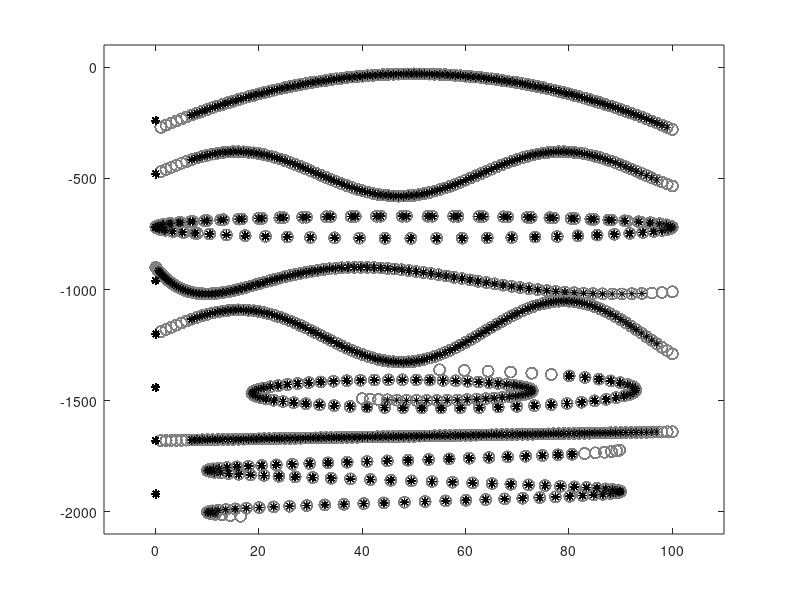

Here is the MATLAB script that generated this plot:
%LKHavParabolaFtestDiffMatrixOrderOct9dEXCELLENTcorrCol.m - This gives
%correct output with the flipping of columns and rows.

%LKHavParabolaFtestDiffMatrixOrderOct9.m - Test a different order to see
%how to write it in paper.

%LKHavParabolaFallFuncsForFIGUREXCELLENTwithNOTES.m - This adds notes about
%the function of the network.
%FASTER just plots the full array once for each trajectory (not
%sequentially within the prediction loop).

%LKHatWorksForSineCosStraightLineFixedBugEXCELLENTsaveThis.m - Got it to
%work for straight lines or sine waves in either dimension (problem was
%that 3x3 for Wy was being computed AFTER the 2xvX2 option.  Now it works for
%straight lines!

%This script plots a trajectory based on functions of x and y.  It uses the
%corner representation to extra the velocity between sequential points, and
%then the acceleration between sequential velocities. Then it creates a
%position, velocity, acceleration array to compute the dynamics of the
%network and predict the equation. Actual function is shown with red
%circles. Predicted function is shown with blue asterisks. The network can
%accurately predict sine, cosine, circle, straight lines, and quadratic
%polynomials. It cannot do cubic.  Exponentials work but only if the
%starting values are large enough (it runs into rounding errors because the
%matrix is being raised to ^tt).
close all
clear all
figure('Position',[10 600 400 1200]);
fig2D=gcf; axvX2D=gca; colormap(gray); 

%Code for selecting subplots
numplots=1;
h=zeros(1,numplots);
for k=1:numplots %number of subplots
    h(k)=subplot(1,numplots,k);
end

tic
TT=100; %Number of steps/elements for each trajectory
step=0.1 %Step size in time
time=[step:step:step*TT]'; %Time scale set by step size and duration

limit=6; %Step number for starting predictions. Can't be lower than 6, but 
%works with higher numbers (more empty, unpredicted circles)


axes(h(1));

%%MAIN LOOP RUNS THROUGH DIFFERENT TRAJECTORY SHAPES
for func=1:8; %1=parabola, 2=sine, 3=circle (max=8)

    %CREATE THE ARRAYS FOR THE INTERNAL AGENT
xv=zeros(TT,6);
predx=zeros(TT,3);
predy=zeros(TT,3);
corxva=zeros(TT,3);
coryva=zeros(TT,3);
corner=ones(3,3); %Corner will be the "object" that follows the trajectory

%%THIS SECTION CREATES THE INPUT FUNCTIONS THAT ARE BEING PREDICTED.
if func==1
    for tt=1:TT
        xv(tt,1)=10*time(tt); %cos(time(tt)); %
        xv(tt,4)=-40 + 100*time(tt) - 10*time(tt).^2; %sin(time(tt));
    end
elseif func==2
    xv(:,1)=10*time; %
    xv(:,4)=100*sin(time);
elseif func==3
    xv(:,1)=50+50*cos(time); %
    xv(:,4)=50*sin(time);
elseif func==4
    xv(:,1)=1*time.^2; %
    xv(:,4)=60*cos(time);
elseif func==5
    xv(:,1)=10*time; %
    xv(:,4)=100*exp(time/20).*sin(time);
elseif func==6;
    xv(:,1)=50+50*exp(-time/10).*sin(time);
    xv(:,4)=-20 + 100*exp(-time/10).*cos(time);
elseif func==7;
    xv(:,1)=10*time; %
    xv(:,4)=4*time;
elseif func==8
    xv(:,1)=50+40*cos(time); %
    xv(:,4)=200-30*time;
end
%END CREATION OF TRAJECTORIES


%PREDICT THE TRAJECTORIES

for tt=1:TT-1;
%UPDATE CORNER that reflects three features on the object based on current
%position,velocity xv.
oldcorner=corner;
corner(1:2,1:3)=[xv(tt+1,[1 4])+[.01 0]; xv(tt+1,[1 4]); xv(tt+1,[1 4])+[0 .01]]';

%COMPUTE affine matrix invW.cornerW with translation=velocity from INVERSE of 
%two consecutive corners (oldcorner and corner). Can only start at tt>1.
if tt>1 && tt<limit+1 %VELOCITY
     invW(tt).cornerW=(corner*inv(oldcorner)); %This gives translation velocity between sequential locations
%         ['x and y velocity'] 
%         invW(tt).cornerW
end
%COMPUTE affine matrix invW.cornerWW with translation=acceleration from 
%two consecutive invW.cornerW at tt and tt-1. This gives acceleration.
if tt>2 && tt<limit+1 %ACCELERATION
    invW(tt).cornerWW=(invW(tt).cornerW*inv(invW(tt-1).cornerW)); %This gives acceleration
%     ['x and y acceleration'] 
%     invW(tt).cornerWW
    
%Put extracted velocity and acceleration into a vector array into temporary arrays corxva 
%that contain position, velocity, acceleration. Need to do this because can't use 1:3 in struct    
corxva(tt,:)=[xv(tt,1) invW(tt).cornerW(1,3) invW(tt).cornerWW(1,3)];
coryva(tt,:)=[xv(tt,4) invW(tt).cornerW(2,3) invW(tt).cornerWW(2,3)];
end

%Now create the sequential x,v,a arrays. Note that this takes the elements
%from corxva because MATLAB can't copy sets of values from struct invW.
if tt>3 && tt<limit+1;
    xvX1=ones(3,3);
    xvX2=ones(3,3);
    xvY1=ones(3,3);
    xvY2=ones(3,3);
    xvX1(1:2,1:3)=corxva(tt-3:tt-1,1:2)'; %make affine array from the x and vel components
    xvX2(1:2,1:3)=corxva(tt-2:tt,1:2)';
    xvY1(1:2,1:3)=coryva(tt-3:tt-1,1:2)'; %make affine array from the y and vel components
    xvY2(1:2,1:3)=coryva(tt-2:tt,1:2)';

%COMPUTE the inverse PREDICTION matrix from the sequential created x,v,a array xvX1 and xvX2.
    invW(tt).Wx=(xvX2*inv(xvX1)); %3x3 prediction matrix for x dynamics (if curved)
    if abs(corxva(tt,3))<0.00001;  %This is to use 2x2 matrix if linear trajectory (no acceleration)
        invW(tt).Wx=eye(3,3);
        invW(tt).Wx(1:2,1:2)=(xvX2(1:2,1:2)*inv(xvX1(1:2,1:2))); %X dimension 2x2
    end
 %['x pos,xv, xa and Wx transition with air resistance']
 %[xvY1 invW(tt).Wx]
 
    invW(tt).Wy=(xvY2*inv(xvY1)); %3x3 prediction matrix for y dynamics (if curved)
    invW(tt).WyDiff=xvY2*inv(xvY1); %Y dimension 2x2
 
    if abs(coryva(tt,3))<0.00001;  %This is to use 2x2 matrix if linear trajectory (no acceleration)
        invW(tt).Wy=eye(3,3);
        invW(tt).Wy(1:2,1:2)=(xvY2(1:2,1:2)*inv(xvY1(1:2,1:2))); %Y dimension 2x2
        
        
    end
%  ['y pos, yv, ya and Wy transition']
%  [xvX1 invW(tt).Wy]
end %if t>3
end %for tt initial

for tt=1:TT;
%ADD PREDICTION CAPABILITIES based on derived matrix
graphdist=240;
if tt>limit %Wy is only available after tt
    predx(tt,:)=(invW(limit).Wx^(tt-(limit))*[corxva(limit,1:2) 1]')';
    predy(tt,:)=(invW(limit).Wy^(tt-(limit))*[coryva(limit,1:2) 1]')';
%        invW(limit).Wx %^(tt-(limit))
%        invW(limit).Wy %^(tt-(limit))
end



%end %for tt
if (tt<TT && func==1) || (func>1 && mod(tt,4)==1);
plot(xv(:,1),xv(:,4)-graphdist*func,'o','MarkerSize',8,'Color',[0.5 0.5 0.5]); hold on
plot(predx(:,1),predy(:,1)-graphdist*func,'k*'); hold on; 
xlim([-10 110]); ylim([-2100 100]);
drawnow
end

end %for tt


invW(limit).Wx
invW(limit).Wy
invW(limit).WyDiff

[inv(xvY1)  xvY2] 
[(inv(xvY1)*xvY2)  (inv(xvY1)*xvY2)']
[(xvY2'*inv(xvY1'))  ]
%pause

end %for func=1:7
toc
